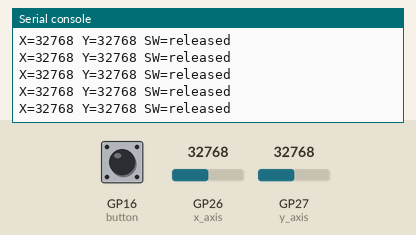
Simulated run of this program. Board: Raspberry Pi Pico running MicroPython. Shown: the last lines printed to the serial console. Inputs (shaded band) come from the test bench; at power-on: GP16 (button) HIGH, GP26 (x_axis) = 32768, GP27 (y_axis) = 32768 (analog values on the 0–65535 scale).

Above: at 1.2 s.
1.3 s: GP16 (button) pulled LOW for 0.15 s
At 1.48 s:
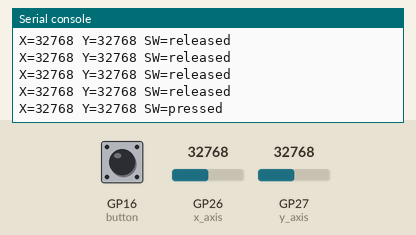
2.9 s: GP26 (x_axis) set to 45874
At 3.14 s:
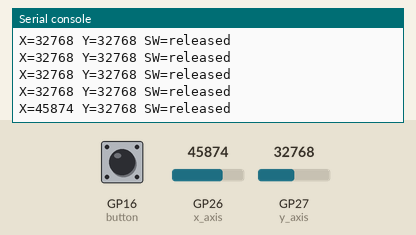
4.4 s: GP27 (y_axis) set to 45874
At 4.49 s:
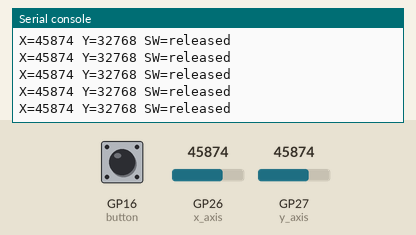
5.9 s: GP16 (button) pulled LOW for 1 s
At 6.15 s:
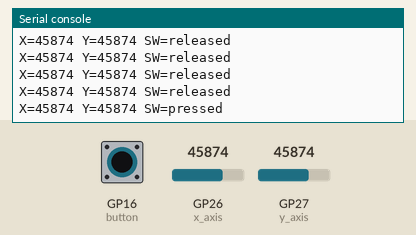
8.4 s: GP26 (x_axis) set to 57670
At 8.4 s:
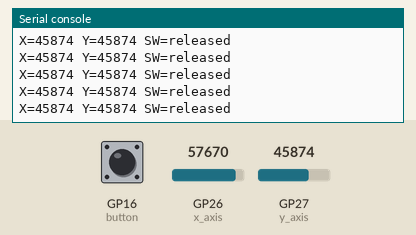
9.9 s: GP27 (y_axis) set to 57670
At 9.91 s:
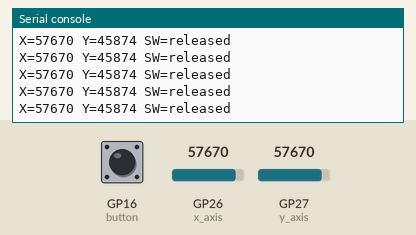
Timing chart, 0 to 12.4 s (numbered marks = the images above; inputs shaded):
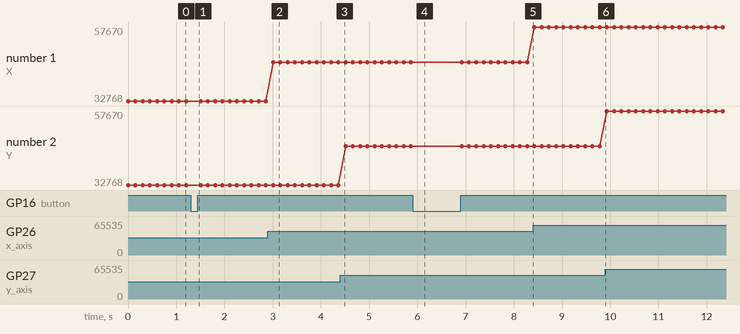

The program:

main.py
```python
from machine import ADC, Pin
from time import sleep_ms

x_axis = ADC(Pin(26))
y_axis = ADC(Pin(27))
button = Pin(16, Pin.IN)  # External 10k pull-up to 3V3 OUT

try:
    while True:
        x = x_axis.read_u16()
        y = y_axis.read_u16()
        pressed = button.value() == 0
        state = "pressed" if pressed else "released"
        print("X={} Y={} SW={}".format(x, y, state))
        sleep_ms(150)
except KeyboardInterrupt:
    print("STOP")
```

Measured:
- after the input at 1.3 s, the serial console: prints a new line after 0.05 s (image 1)
- after the input at 2.9 s, the serial console: prints a new line after 0.11 s (image 2)
- after the input at 5.9 s, the serial console: prints a new line after 0.12 s (image 4)
- plotted number 1: 32768 → 45874 after the input at 2.9 s, 45874 → 57670 after the input at 8.4 s
